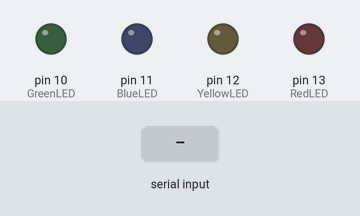
The sketch below on a simulated Arduino Uno, built with avr-gcc and run on an emulated ATmega328P. On the bench: output pins drawn as LEDs (lit = HIGH). The test bench sets the inputs (shaded band).

Above: at 1.2 s.
1.3 s: "Q" received over Serial
At 2.2 s:
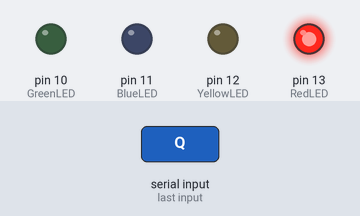
2.9 s: "W" received over Serial
At 3.4 s:
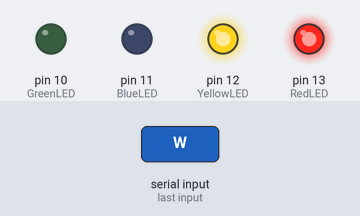
4.4 s: "A" received over Serial
At 5.6 s:
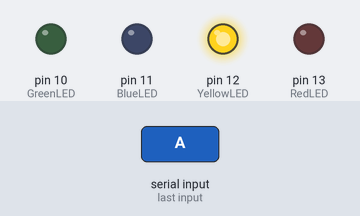
5.9 s: "E" received over Serial
At 6.9 s:
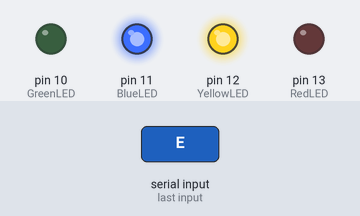
7.4 s: "S" received over Serial
At 8.0 s:
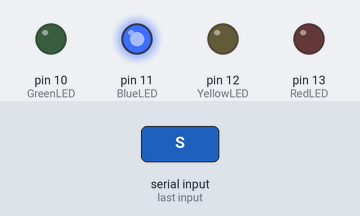
8.9 s: "R" received over Serial
At 9.2 s:
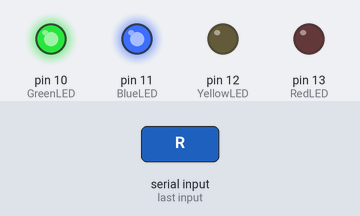
Timing chart, 0 to 11.4 s (numbered marks = the images above; inputs shaded):
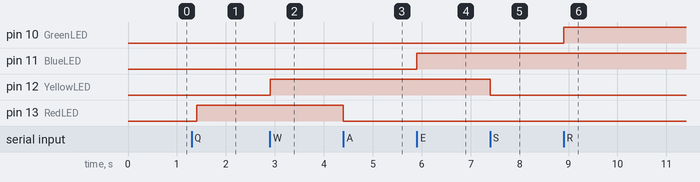

The sketch:

var_scent_final.ino
```cpp
#define RedLED 13     // The pin the red LED is connected to
#define YellowLED 12  // The pin the yellow LED is connected to
#define BlueLED 11    // The pin the blue LED is connected to
#define GreenLED 10   // The pin the green LED is connected to

bool redLightOn = false;
bool yellowLightOn = false;
bool blueLightOn = false;
bool greenLightOn = false;

void setup() {
  Serial.begin(9600);   //Opens the serial port, sets data rate to 9600 bps
  //pinMode(relay, OUTPUT);
  pinMode(RedLED, OUTPUT);    // Declare the red LED as an output
  pinMode(YellowLED, OUTPUT); // Declare the yellow LED as an output
  pinMode(BlueLED, OUTPUT);   // Declare the blue LED as an output
  pinMode(GreenLED, OUTPUT);  // Declare the green LED as an output

  digitalWrite(RedLED, LOW);        //Turn the red LED off
  digitalWrite(YellowLED, LOW);     //Turn the Yellow LED off
  digitalWrite(BlueLED, LOW);       //Turn the Blue LED off
  digitalWrite(GreenLED, LOW);    //Turn the Green LED off

}

void loop() {
  //digitalWrite(relay,HIGH);


  if(Serial.available() > 0)
  {
    //incomingByte = Serial.read(); //read the incoming byte
    char c = Serial.read();

    //Red led Start
    if(c == 'Q')
    {
      redLightOn = true;
    }
    if(c == 'A')
    {
      redLightOn = false;
    }
    //Red led End
    //Yellow led Start
    if(c == 'W')
    {
      yellowLightOn = true;
    }
    if(c == 'S')
    {
      yellowLightOn = false;
    }
    //Yellow led End
    //Blue led Start
    if(c == 'E')
    {
      blueLightOn = true;
    }
    if(c == 'D')
    {
      blueLightOn = false;
    }
    //Blue led End
    //Green led Start
    if(c == 'R')
    {
      greenLightOn = true;
    }
    if(c == 'F')
    {
      greenLightOn = false;
    }
    //Green led End
    c = NULL;
  }

  if(redLightOn == true){
    digitalWrite(RedLED, HIGH);   //Turn the red LED On
  }else{
    digitalWrite(RedLED, LOW);    //Turn the red LED off
  }

  if(yellowLightOn == true){
    digitalWrite(YellowLED, HIGH);   //Turn the Yellow LED On
  }else{
    digitalWrite(YellowLED, LOW);    //Turn the Yellow LED off
  }

  if(blueLightOn == true){
    digitalWrite(BlueLED, HIGH);   //Turn the Blue LED On
  }else{
    digitalWrite(BlueLED, LOW);    //Turn the Blue LED off
  }

  if(greenLightOn == true){
    digitalWrite(GreenLED, HIGH);   //Turn the Green LED On
  }else{
    digitalWrite(GreenLED, LOW);    //Turn the Green LED off
  }
  delay(100);
}
```

Measured:
- after the input at 1.3 s, pin 13 (RedLED): LOW → HIGH after 0.10 s
- after the input at 2.9 s, pin 12 (YellowLED): LOW → HIGH at once
- after the input at 4.4 s, pin 13 (RedLED): HIGH → LOW at once
- after the input at 5.9 s, pin 11 (BlueLED): LOW → HIGH at once
- after the input at 7.4 s, pin 12 (YellowLED): HIGH → LOW at once
- after the input at 8.9 s, pin 10 (GreenLED): LOW → HIGH at once
